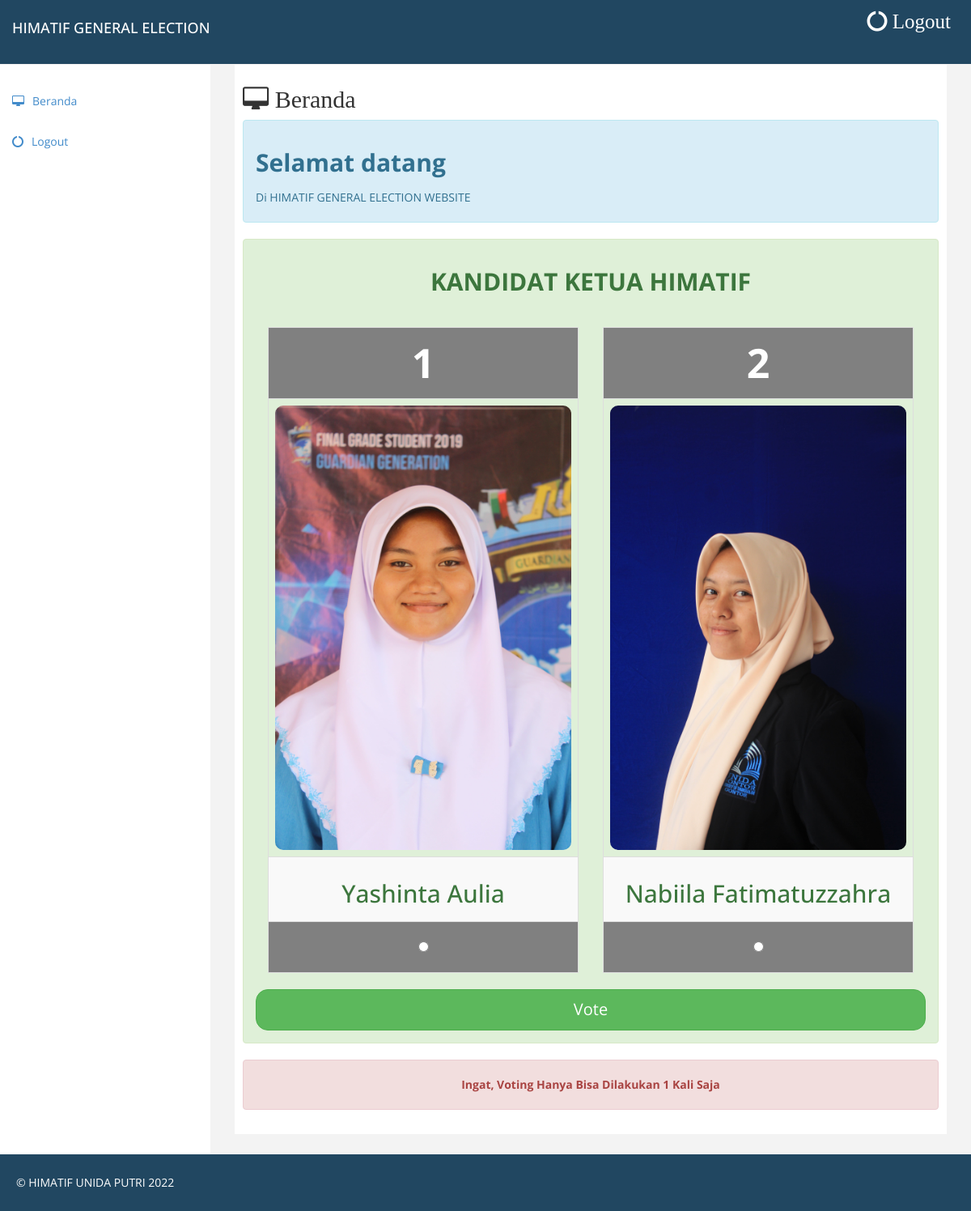
Page /sistem/index.php (signed in) on the committed database.
### tables this page shows
CREATE TABLE `data_paslon` (
  `id` int(11) NOT NULL,
  `nim_ketua` varchar(9) NOT NULL,
  `nm_paslon_ketua` varchar(50) NOT NULL,
  `gambar1` varchar(100) NOT NULL,
  `nim_wakil` varchar(9) NOT NULL,
  `nm_paslon_wakil` varchar(50) NOT NULL,
  `gambar2` varchar(100) NOT NULL,
  `no_urut` int(1) NOT NULL
);

### sistem/index.php (the view, shortened to what this page needs)
<?php
include'../koneksi.php';
      ?>
      <!DOCTYPE html>
      <html xmlns="http://www.w3.org/1999/xhtml">
      <head>
        <link rel="stylesheet" type="text/css" href="../fontawesome-free/css/all.min.css">
        <link rel="stylesheet" type="text/css" href="../css/sweetalert.css">
        <link href="assets/css/bootstrap.css" rel="stylesheet" />
        <link href="assets/css/font-awesome.css" rel="stylesheet" />
        <link href="assets/css/custom.css" rel="stylesheet" />
    </head>
    <body>
      <div id="wrapper">
       <div class="navbar navbar-inverse navbar-fixed-top">
        <div class="adjust-nav">
          <div class="navbar-header">
            <a class="navbar-brand" href="#">
              <h4 style="color: white;">HIMATIF GENERAL ELECTION</h4>
            </a>
          </div>
          <span class="logout-spn" >
            <a href="../logout.php" style="color:#fff;"><i class="fa fa-circle-o-notch"> Logout</i></a>
          </span>
        </div>
      </div>
      <nav class="navbar-default navbar-side" role="navigation">
        <div class="sidebar-collapse">
          <div class="menu">
            <ul class="nav" id="main-menu">
              <li>
                <a href="index.php"><i class="fa fa-desktop"></i>Beranda</a>
              </li>
              <li>
                <a href="../logout.php"><i class="fa fa-circle-o-notch "></i>Logout</a>
              </li>
            </ul>
          </div>
        </div>
      </nav>
      <div id="page-wrapper" >
        <div id="page-inner">
          <div class="row">
            <div class="col-lg-12">
              <h2><i class="fa fa-desktop"> Beranda</i></h2>
            </div>
          </div>
          <div class="row">
            <div class="col-lg-12 ">
              <div class="alert alert-info">
                <strong><h2><b>Selamat datang</b></h2></strong><b style="font-size: 18px;"><?php echo $_SESSION['nama_mhs']; ?></b> Di HIMATIF GENERAL ELECTION WEBSITE
              </div>
            </div>
          </div>
          <div class="row">
            <div class="col-lg-12">
             <div class="alert alert-success">
              <div class="row">
                <div class="col-lg-12">
                  <h2 align="center"><b>KANDIDAT KETUA HIMATIF</b></h2><br>
                  <form action="" method="post">
                    <?php
                    $data_paslon = mysqli_query($koneksi,"SELECT * FROM data_paslon");
                    while($d = mysqli_fetch_array($data_paslon)){
                      ?>
                      <div class="col-lg-6">
                        <table class="table table-striped table-bordered table-hover">
                          <tr>
                            <td colspan="2" style="background-color: gray; color: white; font-size: 50px; text-align: center;"><b><?php echo $d['no_urut']; ?></b>
                            </td>
                          </tr>
                          <tr>
                            <td><img style="width: 100%; height: auto;" src="<?php echo "foto/".$d['gambar1']; ?>"></td>
                          </tr>
                          <tr>
                            <td align="center"><h2><?php echo $d['nm_paslon_ketua']; ?></h2></td>
                          </tr>
                          <tr>
                            <td colspan="2" style="text-align: center; padding: 20px; background-color: gray;"><input type="radio" required="required" name="nomor_paslon" value="<?php echo $d['no_urut']; ?>"></td>
                          </tr>
                        </table>
                      </div>
                    <?php } ?>
                    <input style="color: white; font-size: 20px; padding: 10px; border-radius: 15px; width: 100%;" type="submit" name="simpan" value="Vote" class="btn btn-success" onclick="return confirm('Apakah Anda Yakin Dengan Pilihan Anda?')">
                  </form>
                </div>
              </div>
            </div>
          </div>
        </div>
        <div class="row">
          <div class="col-lg-12 ">
            <div class="alert alert-danger" style="text-align: center;">
              <strong>Ingat, Voting Hanya Bisa Dilakukan 1 Kali Saja </strong>
            </div>
          </div>
        </div>
      </div>
    </div>
  </div>
  <div class="footer">
    <div class="row">
      <div class="col-lg-12" >
        &copy; HIMATIF UNIDA PUTRI <?php echo date('Y') ?> <a href="http://binarytheme.com" style="color:#fff;" target="_blank"></a>
      </div>
    </div>
  </div>
</body>
</html>

### sistem/assets/css/custom.css (style rules this page uses)
body { font-family: 'Open Sans', sans-serif; line-height:30px; }
#wrapper { width: 100%; margin-top:50px; }
#page-wrapper { padding: 15px 15px; min-height: 600px; background:#F3F3F3; }
#page-inner { width:100%; margin:10px 20px 10px 0px; background-color:#fff!important; padding:10px; min-height:1050px; }
.sidebar-collapse .nav { padding:0; padding-top:50px; }
.navbar-side { border:none; background-color: #fff; }
.navbar-inverse { background-color: #214761; border-color: #F0F0F0; min-height: 80px; }
.nav > li > a > i { margin-right:10px; }
.logout-spn { float:right; color:#fff; font-size:25px; font-weight:800; margin:20px; margin: 10px 25px 10px 50px; }
.logout-spn a { text-decoration:none; }
.footer { background-color:#214761; width:100%; color:#fff; padding:20px 50px 20px 50px; padding-left:20px; }
@media (min-width:768px) { #page-wrapper { margin: 0 0 0 260px; padding: 15px 30px; min-height: 1050px; } }
@media (min-width:768px) { .navbar-side { z-index: 1; position: absolute; width: 260px; } }

### sistem/index.php (style rules this page uses)
img { width: 100%; height: 280px; text-align: center; }
img { border-radius: 10px; }
tr,td { border: none; }

### rows in the picture
data_paslon: no_urut "1", gambar1 (picture), nm_paslon_ketua "Yashinta Aulia"
data_paslon: no_urut "2", gambar1 (picture), nm_paslon_ketua "Nabiila Fatimatuzzahra"
